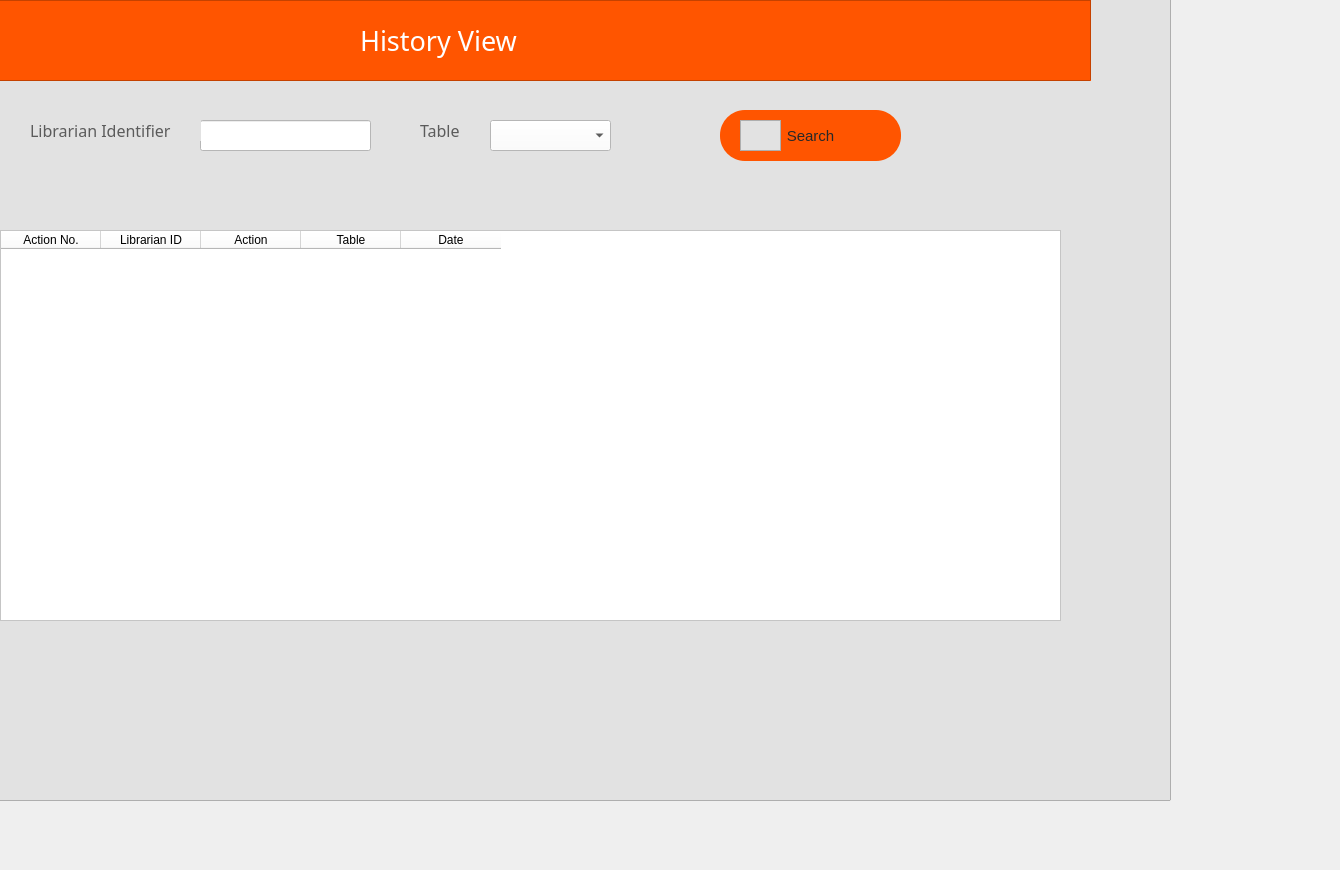
    <widget class="QWidget" name="tab_7">
     <attribute name="title">
      <string>History</string>
     </attribute>
     <widget class="QFrame" name="frame_97">
      <property name="geometry">
       <rect>
        <x>-160</x>
        <y>-60</y>
        <width>1331</width>
        <height>861</height>
       </rect>
      </property>
      <property name="styleSheet">
       <string notr="true">background-color: rgb(226, 226, 226);</string>
      </property>
      <property name="frameShape">
       <enum>QFrame::StyledPanel</enum>
      </property>
      <property name="frameShadow">
       <enum>QFrame::Raised</enum>
      </property>
      <widget class="QFrame" name="frame_98">
       <property name="geometry">
        <rect>
         <x>150</x>
         <y>60</y>
         <width>1101</width>
         <height>81</height>
        </rect>
       </property>
       <property name="styleSheet">
        <string notr="true">background-color: rgb(255, 85, 0);</string>
       </property>
       <property name="frameShape">
        <enum>QFrame::StyledPanel</enum>
       </property>
       <property name="frameShadow">
        <enum>QFrame::Raised</enum>
       </property>
       <widget class="QLabel" name="label_120">
        <property name="geometry">
         <rect>
          <x>370</x>
          <y>20</y>
          <width>511</width>
          <height>41</height>
         </rect>
        </property>
        <property name="font">
         <font>
          <family>hooge 05_55</family>
          <pointsize>20</pointsize>
         </font>
        </property>
        <property name="styleSheet">
         <string notr="true">color: rgb(255, 255, 255);</string>
        </property>
        <property name="text">
         <string>History View</string>
        </property>
       </widget>
      </widget>
      <widget class="QLineEdit" name="lineEdit_62">
       <property name="geometry">
        <rect>
         <x>360</x>
         <y>180</y>
         <width>171</width>
         <height>31</height>
        </rect>
       </property>
       <property name="styleSheet">
        <string notr="true">background-color: rgb(255, 255, 255);</string>
       </property>
       <property name="text">
        <string/>
       </property>
       <property name="placeholderText">
        <string/>
       </property>
      </widget>
      <widget class="QLabel" name="label_121">
       <property name="geometry">
        <rect>
         <x>190</x>
         <y>180</y>
         <width>171</width>
         <height>21</height>
        </rect>
       </property>
       <property name="font">
        <font>
         <family>Impact</family>
         <pointsize>12</pointsize>
        </font>
       </property>
       <property name="styleSheet">
        <string notr="true">color: rgb(91, 91, 91);</string>
       </property>
       <property name="text">
        <string>Librarian Identifier</string>
       </property>
      </widget>
      <widget class="QComboBox" name="comboBox_6">
       <property name="geometry">
        <rect>
         <x>650</x>
         <y>180</y>
         <width>121</width>
         <height>31</height>
        </rect>
       </property>
       <property name="styleSheet">
        <string notr="true">background-color: rgb(255, 255, 255);</string>
       </property>
      </widget>
      <widget class="QLabel" name="label_37">
       <property name="geometry">
        <rect>
         <x>580</x>
         <y>180</y>
         <width>131</width>
         <height>21</height>
        </rect>
       </property>
       <property name="font">
        <font>
         <family>Impact</family>
         <pointsize>12</pointsize>
        </font>
       </property>
       <property name="styleSheet">
        <string notr="true">color: rgb(91, 91, 91);</string>
       </property>
       <property name="text">
        <string>Table</string>
       </property>
      </widget>
      <widget class="QPushButton" name="pushButton_34">
       <property name="geometry">
        <rect>
         <x>880</x>
         <y>170</y>
         <width>181</width>
         <height>51</height>
        </rect>
       </property>
       <property name="font">
        <font>
         <pointsize>11</pointsize>
        </font>
       </property>
       <property name="styleSheet">
        <string notr="true">QPushButton {
color: rgb(40, 40, 40);
  border-radius: 25px;
	background-color: rgb(255, 85, 0);
}

QPushButton:hover {
background-color: rgb(123, 123, 255);

background-color: rgb(123, 123, 255);

}
</string>
       </property>
       <property name="text">
        <string>Search</string>
       </property>
      </widget>
      <widget class="QFrame" name="frame_99">
       <property name="geometry">
        <rect>
         <x>900</x>
         <y>180</y>
         <width>41</width>
         <height>31</height>
        </rect>
       </property>
       <property name="styleSheet">
        <string notr="true">background-color: rgb(255, 85, 0 / 0%);
image: url(:/newPrefix/icons/search.png);</string>
       </property>
       <property name="frameShape">
        <enum>QFrame::StyledPanel</enum>
       </property>
       <property name="frameShadow">
        <enum>QFrame::Raised</enum>
       </property>
      </widget>
      <widget class="QTableWidget" name="history_table">
       <property name="geometry">
        <rect>
         <x>160</x>
         <y>290</y>
         <width>1061</width>
         <height>391</height>
        </rect>
       </property>
       <property name="styleSheet">
        <string notr="true">background-color: rgb(255, 255, 255);</string>
       </property>
       <column>
        <property name="text">
         <string>Action No.</string>
        </property>
       </column>
       <column>
        <property name="text">
         <string>Librarian ID</string>
        </property>
       </column>
       <column>
        <property name="text">
         <string>Action</string>
        </property>
       </column>
       <column>
        <property name="text">
         <string>Table</string>
        </property>
       </column>
       <column>
        <property name="text">
         <string>Date</string>
        </property>
       </column>
      </widget>
      <zorder>frame_98</zorder>
      <zorder>lineEdit_62</zorder>
      <zorder>label_121</zorder>
      <zorder>label_37</zorder>
      <zorder>comboBox_6</zorder>
      <zorder>pushButton_34</zorder>
      <zorder>frame_99</zorder>
      <zorder>history_table</zorder>
     </widget>
    </widget>
